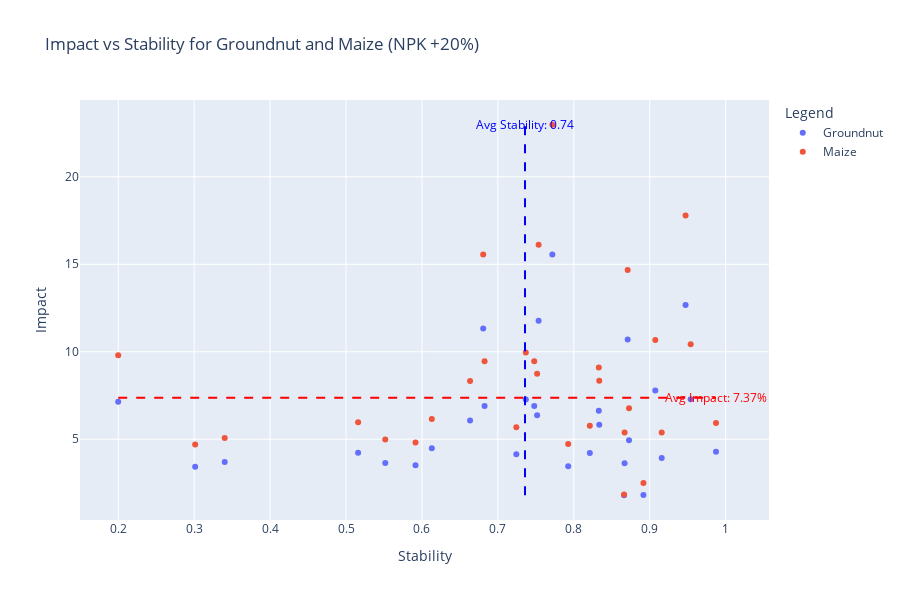

Notebook code for this chart:
### Code cell
import plotly.express as px
import numpy as np
import pandas as pd

# Function to calculate stress and stability for a combined capability of two crops
def calculate_stress_stability(adj_matrix, df):
    df['stress'] = 0.0
    df['stability'] = 0.0
    capability_columns = df.columns.difference(['node', 'stress', 'stability'])
    
    for idx, row in df.iterrows():
        node = row['node']
        node_idx = df.index[df['node'] == node][0]
        neighbors_idx = np.where(adj_matrix[node_idx] == 1)[0]
        
        if len(neighbors_idx) > 0:
            neighbor_capabilities = df.iloc[neighbors_idx][capability_columns].values
            centroid = np.mean(neighbor_capabilities, axis=0)
            node_capabilities = row[capability_columns].values
            stress = np.linalg.norm(node_capabilities - centroid)
            stability = 1 - stress
        else:
            stress = 0
            stability = 1
        
        df.at[idx, 'stress'] = stress
        df.at[idx, 'stability'] = stability
    
    return df

# Function to calculate impact for a specific crop
def calculate_impact( crop, perturbation, what):
    if(crop == 'Maize'):
        Working_Directory = Maize_Directory
    elif(crop == 'Rice'):
        Working_Directory = Rice_Directory
    else:
        Working_Directory = Groundnut_Directory
    capability_name = f'{crop[0].upper()} - {what} {perturbation}'
    original_production = Working_Directory[f'{crop}_Production']
    new_production = Working_Directory[capability_name]
    impact = ((new_production - original_production) / original_production) * 100
    impact_column_name = f'Impact_{crop[0].upper()}_{what}_{perturbation}'
    return impact, impact_column_name

# Function to calculate and visualize stability vs impact for two crops
def Calculate_and_visualize_2D(Groundnut_Directory,Maize_Directory, adj_matrix_np, crop1, crop2, perturbation, what,visualize = True):
    # Normalize capabilities for both crops
    calculate_and_visualize(perturbation, crop1, Groundnut_Directory, what,False)
    calculate_and_visualize(perturbation, crop2, Maize_Directory, what,False)
    capability_1 = normalize_list(Groundnut_Directory[f'{crop1[0].upper()} - {what} {perturbation}'])
    capability_2 = normalize_list(Maize_Directory[f'{crop2[0].upper()} - {what} {perturbation}'])
    
    # Combine capabilities into a single DataFrame
    combined_df = pd.DataFrame({
        'node': Working_Directory['District'],
        'Capability_1': capability_1,
        'Capability_2': capability_2
    })
    
    # Calculate stress and stability for the combined capabilities
    result_df = calculate_stress_stability(adj_matrix_np, combined_df)
    
    # Calculate impact for each crop
    impact1, impact_column1 = calculate_impact(crop1, perturbation, what)
    impact2, impact_column2 = calculate_impact(crop2, perturbation, what)
    
    # Naming conventions for stability and stress columns
    stability_column_name = f'Stability_{crop1[0].upper()}_{crop2[0].upper()}_{what}_{perturbation}'
    stress_column_name = f'Stress_{crop1[0].upper()}_{crop2[0].upper()}_{what}_{perturbation}'
    
    # Add impacts, stability, and stress to the Working_Directory DataFrame
    Working_Directory[impact_column1] = impact1
    Working_Directory[impact_column2] = impact2
    Working_Directory[stability_column_name] = result_df['stability']
    Working_Directory[stress_column_name] = result_df['stress']
    
    if visualize:
        # Prepare data for plotting
        plot_df = pd.DataFrame({
            'District': Working_Directory['District'],
            'Stability': result_df['stability'],
            f'{crop1}': impact1,
            f'{crop2}': impact2,
            'Abbreviation': Working_Directory['Abbreviation']
        })
        
        # Calculate average values
        avg_stability = result_df['stability'].mean()
        avg_impact = pd.concat([impact1, impact2]).mean()  # Combine impacts and calculate average
        
        # Calculate min and max values for impact columns
        min_impact = plot_df[[f'{crop1}', f'{crop2}']].min().min()
        max_impact = plot_df[[f'{crop1}', f'{crop2}']].max().max()
        
        # Plot using Plotly Express
        fig = px.scatter(
            plot_df,
            x='Stability',
            y=[f'{crop1}', f'{crop2}'],  # Plot both impacts
            title=f'Impact vs Stability for {crop1} and {crop2} ({what} +{perturbation}%)',
            labels={'Stability': 'Stability', 'Impact': 'Impact'},
            hover_name='District',
            # text='Abbreviation',
            width=900,
            height=600
        )
        
        # Add average lines
        fig.add_shape(
            type='line',
            x0=min(result_df['stability']),
            x1=max(result_df['stability']),
            y0=avg_impact,
            y1=avg_impact,
            line=dict(color='red', width=2, dash='dash')
        )
        fig.add_shape(
            type='line',
            x0=avg_stability,
            x1=avg_stability,
            y0=min_impact,
            y1=max_impact,
            line=dict(color='blue', width=2, dash='dash')
        )
        
        fig.add_annotation(
            x=avg_stability,
            y=max_impact,
            text=f'Avg Stability: {avg_stability:.2f}',
            showarrow=False,
            font=dict(color='blue')
        )
        fig.add_annotation(
            x=max(result_df['stability']),
            y=avg_impact,
            text=f'Avg Impact: {avg_impact:.2f}%',
            showarrow=False,
            font=dict(color='red')
        )
        
        # Update y-axis title and legend title
        fig.update_layout(
            yaxis_title='Impact',
            legend_title='Legend'
        )
        
        # Update hover labels to only show text for one crop
        fig.update_traces(
            hoverlabel=dict(bgcolor='grey', font=dict(color='white')),
            textposition='top center',
            selector=dict(mode='markers+text')
        )
        
        # Show the plot
        fig.show()

# Example usage
crop1 = 'Groundnut'
crop2 = 'Maize'
perturbation = 20
what = 'NPK'
Calculate_and_visualize_2D(Groundnut_Directory,Maize_Directory, adj_matrix_np, crop1, crop2, perturbation, what)

### Figure 1 — Plotly figure (JSON) as saved in the notebook; plotly's stock layout.template omitted (floating-point values rounded to 4 significant figures)
{"data": [{"hovertemplate": "<b>%{hovertext}</b><br><br>variable=Groundnut<br>Stability=%{x}<br>value=%{y}<extra></extra>", "hovertext": ["BENGALURU", "BENGALURU(R)", "RAMANAGARA", "CHITRADURGA", "DAVANAGERE", "KOLAR", "CHIKKABALLAPURA", "SHIVAMOGGA", "TUMAKURU", "CHIKKAMAGALURU", "DAKSHINA KANNADA", "UDUPI", "HASSAN", "KODAGU", "MANDYA", "MYSURU", "CHAMARAJANAGAR", "BELAGAVI", "VIJAYAPURA", "BAGALKOT", "DHARAWAD", "GADAG", "HAVERI", "UTTARA KANNADA", "BALLARI", "BIDAR", "KALABURAGI", "YADGIRI", "RAICHUR", "KOPPAL", "VIJAYANAGARA"], "legendgroup": "Groundnut", "marker": {"color": "#636efa", "symbol": "circle"}, "mode": "markers", "name": "Groundnut", "orientation": "v", "showlegend": true, "type": "scatter", "x": [0.9472, 0.8335, 0.8917, 0.3013, 0.3402, 0.8709, 0.8329, 0.8669, 0.5915, 0.6807, 0.821, 0.8662, 0.5159, 0.7717, 0.7517, 0.9872, 0.8211, 0.2, 0.9157, 0.9073, 0.6633, 0.7926, 0.613, 0.5517, 0.7478, 0.9539, 0.7243, 0.7536, 0.7368, 0.8727, 0.6825], "xaxis": "x", "y": [12.68, 5.825, 1.801, 3.421, 3.695, 10.71, 6.632, 3.629, 3.505, 11.33, null, 1.794, 4.223, 15.56, 6.366, 4.286, 4.207, 7.146, 3.927, 7.778, 6.072, 3.447, 4.484, 3.634, 6.895, 7.28, 4.143, 11.77, 7.267, 4.933, 6.895], "yaxis": "y"}, {"hovertemplate": "<b>%{hovertext}</b><br><br>variable=Maize<br>Stability=%{x}<br>value=%{y}<extra></extra>", "hovertext": ["BENGALURU", "BENGALURU(R)", "RAMANAGARA", "CHITRADURGA", "DAVANAGERE", "KOLAR", "CHIKKABALLAPURA", "SHIVAMOGGA", "TUMAKURU", "CHIKKAMAGALURU", "DAKSHINA KANNADA", "UDUPI", "HASSAN", "KODAGU", "MANDYA", "MYSURU", "CHAMARAJANAGAR", "BELAGAVI", "VIJAYAPURA", "BAGALKOT", "DHARAWAD", "GADAG", "HAVERI", "UTTARA KANNADA", "BALLARI", "BIDAR", "KALABURAGI", "YADGIRI", "RAICHUR", "KOPPAL", "VIJAYANAGARA"], "legendgroup": "Maize", "marker": {"color": "#EF553B", "symbol": "circle"}, "mode": "markers", "name": "Maize", "orientation": "v", "showlegend": true, "type": "scatter", "x": [0.9472, 0.8335, 0.8917, 0.3013, 0.3402, 0.8709, 0.8329, 0.8669, 0.5915, 0.6807, 0.821, 0.8662, 0.5159, 0.7717, 0.7517, 0.9872, 0.8211, 0.2, 0.9157, 0.9073, 0.6633, 0.7926, 0.613, 0.5517, 0.7478, 0.9539, 0.7243, 0.7536, 0.7368, 0.8727, 0.6825], "xaxis": "x", "y": [17.78, 8.341, 2.488, 4.691, 5.068, 14.67, 9.093, 5.387, 4.805, 15.56, null, 1.835, 5.971, 22.98, 8.743, 5.925, 5.768, 9.798, 5.387, 10.67, 8.325, 4.725, 6.15, 4.982, 9.452, 10.43, 5.677, 16.12, 9.959, 6.764, 9.452], "yaxis": "y"}], "layout": {"annotations": [{"font": {"color": "blue"}, "showarrow": false, "text": "Avg Stability: 0.74", "x": 0.7357, "y": 22.98}, {"font": {"color": "red"}, "showarrow": false, "text": "Avg Impact: 7.37%", "x": 0.9872, "y": 7.372}], "height": 600, "legend": {"title": {"text": "Legend"}, "tracegroupgap": 0}, "shapes": [{"line": {"color": "red", "dash": "dash", "width": 2}, "type": "line", "x0": 0.2, "x1": 0.9872, "y0": 7.372, "y1": 7.372}, {"line": {"color": "blue", "dash": "dash", "width": 2}, "type": "line", "x0": 0.7357, "x1": 0.7357, "y0": 1.794, "y1": 22.98}], "title": {"text": "Impact vs Stability for Groundnut and Maize (NPK +20%)"}, "width": 900, "xaxis": {"anchor": "y", "domain": [0, 1], "title": {"text": "Stability"}}, "yaxis": {"anchor": "x", "domain": [0, 1], "title": {"text": "Impact"}}}}
